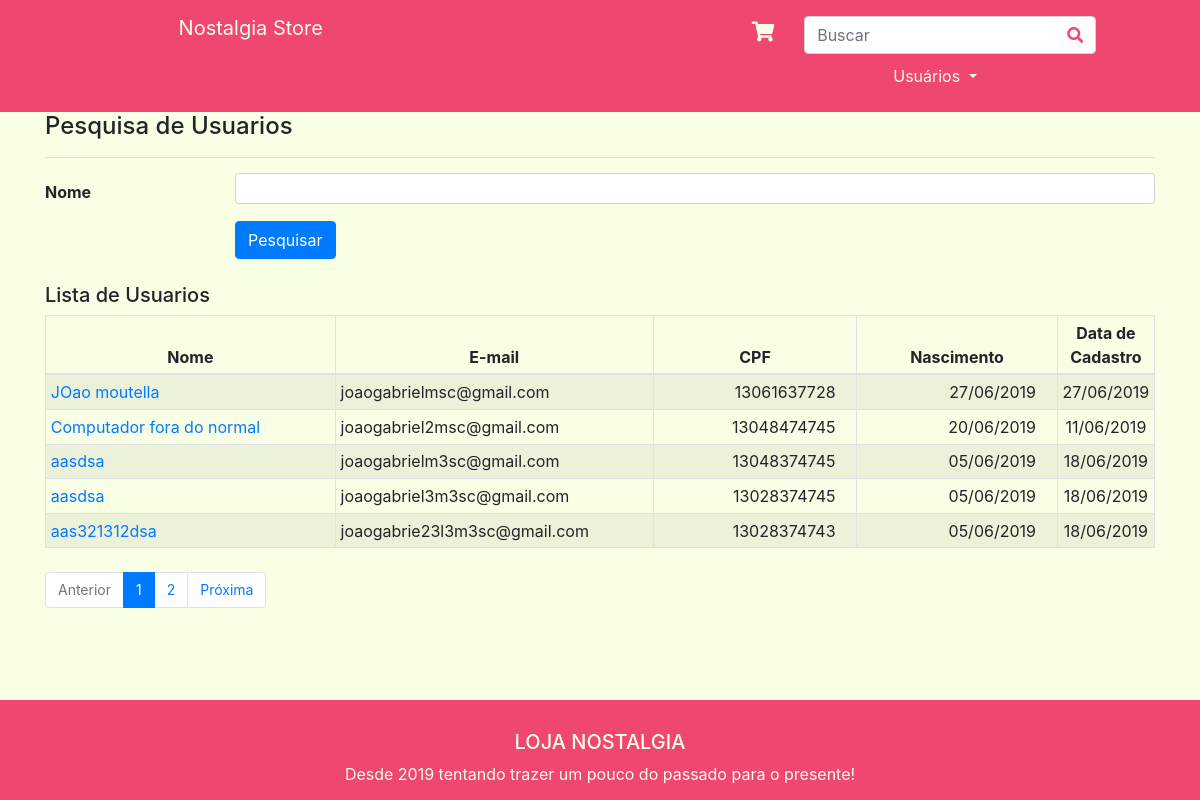
The app's page /exibe_usuarios/ (signed in) with its own data.
### produto/models.py (models this page shows, shortened)
class Usuario(models.Model):
    nome = models.CharField(max_length=200, db_index=True)
    email = models.CharField(max_length=200, unique=True)
    nascimento = models.DateField(null=True)
    data_cadastro = models.DateField(null=True)
    cpf = models.CharField(max_length=11, unique=True)
    slug = models.SlugField(max_length=200)
    class Meta:
        db_table= 'usuario'

### produto/views.py (the view)
# urls.py: path('exibe_usuarios/', views.exibe_usuarios, name='exibe_usuarios'),
def exibe_usuarios(request):
    form = PesquisaUsuarioForm(request.GET)
    if form.is_valid():
        buscaPor = form.cleaned_data['buscaPor']
        lista_de_usuarios = Usuario.objects.filter(nome__contains=buscaPor)
        paginator = Paginator(lista_de_usuarios,5)
        pagina = request.GET.get('pagina')
        usuarios = paginator.get_page(pagina)
    else:
        raise ValueError('Ocorreu um erro inesperado ao pesquisar usuarios.')
    return render(request, 'produto/pesquisa_usuario.html', {'form': form,
                                                             'usuarios': usuarios})

### produto/forms.py
class PesquisaUsuarioForm(forms.Form):
    class Meta:
        fields = ('buscaPor')
    buscaPor = forms.CharField(
        widget=forms.TextInput(attrs={'class': 'form-control form-control-sm', 'maxlength': '120'}),
        required=False)

### produto/templates/produto/pesquisa_usuario.html (shortened to what this page needs)
{% extends "base.html" %}
{% load static %}
{% block conteudo %}
    <div style="margin-bottom: 15px;">
        <h4 style="margin-bottom: 10px;">Pesquisa de Usuarios</h4>
        <hr style="margin-bottom: 0px;">
    </div>
    <form class="mb-4" action ="{% url 'produto:exibe_usuarios' %}" method ="GET" novalidate>
        <div class="form-group row" style="margin-bottom: 10px;">
            <label for="id_buscaPor"
                   class="col-lg-2 col-form-label font-weight-bold">Nome</label>
            <div class="col-lg-10">
                {{ form.buscaPor }}
            </div>
        </div>
        <div class="row">
            <div class="col-lg-10 offset-lg-2">
                <button type="submit" class="btn btn-primary">
                    Pesquisar
                </button>
            </div>
        </div>
    </form>
    {% if usuarios %}
        <h5>Lista de Usuarios</h5>
        <div class="table-responsive mb-4">
            <table style="width:100%"
                   class="table table-striped table-sm table-bordered mb-0">
                <thead>
                   <tr>
                      <th class="texto text-center">Nome</th>
                      <th class="texto text-center">E-mail</th>
                      <th class="texto text-center">CPF</th>
                      <th class="texto text-center">Nascimento</th>
                      <th class="texto text-center">Data de Cadastro</th>
                   </tr>
                </thead>
                <tbody>
                   {% for usuario in usuarios %}
                      <tr>
                         <td width="30%" class="text-left">
                            <a href="{% url 'produto:exibe_usuario' usuario.id %}">
                                 <span class="texto">{{ usuario.nome }}</span>
                            </a>
                         </td>
                         <td width="30%" class="text-left">
                             <span class="texto">
                                    {{ usuario.email }}
                             </span>
                         </td>
                         <td width="20%" class="text-right">
                             <span class="texto mr-3">{{ usuario.cpf}}</span>
                         </td>
                         <td width="20%" class="text-right">
                             <span class="texto mr-3">{{ usuario.nascimento | date:'d/m/Y' }}</span>
                         </td>
                         <td width="20%" class="text-center">
                             <span class="texto">{{ usuario.data_cadastro | date:'d/m/Y' }}</span>
                         </td>
                      </tr>
                   {% endfor %}
                </tbody>
            </table>
        </div>
        <div class="row" style="font-size: 14px;">
            <div class="col-12">
                {% if usuarios.has_other_pages %}
                    <ul class="pagination">
                        {% if usuarios.has_previous %}
                            <li class="page-item">
                                <a class="page-link" href="?pagina={{ usuarios.previous_page_number }}&buscaPor={{ buscaPor }}">
                                    Anterior
                                </a>
                            </li>
                        {% else %}
                            <li class="page-item disabled">
                                <a class="page-link" href="#" tabindex="-1">
                                    Anterior
                                </a></li>
                        {% endif %}
                        {% for i in usuarios.paginator.page_range %}
                            {% if usuarios.number == i %}
                                <li class="page-item active"><a class="page-link" tabindex="-1" href="#">{{ i }} </a></li>
                            {% else %}
                                <li class="page-item"><a class="page-link" href="?pagina={{ i }}&buscaPor={{ buscaPor }}">{{ i }}</a></li>
                            {% endif %}
                        {% endfor %}
                        {% if usuarios.has_next %}
                            <li class="page-item"><a class="page-link" href="?pagina={{ usuarios.next_page_number }}&buscaPor={{ buscaPor }}">Próxima</a></li>
                        {% else %}
                            <li class="page-item disabled"><a class="page-link" href="#" tabindex="-1">Próxima</a></li>
                        {% endif %}
                    </ul>
                {% endif %}
            </div>
        </div>
    {% endif %}
{% endblock %}

### records on screen
Usuario: nome "JOao moutella", email "joaogabrielmsc@gmail.com", cpf "13061637728", nascimento "27/06/2019", data_cadastro "27/06/2019"
Usuario: nome "Computador fora do normal", email "joaogabriel2msc@gmail.com", cpf "13048474745", nascimento "20/06/2019", data_cadastro "11/06/2019"
Usuario: nome "aasdsa", email "joaogabrielm3sc@gmail.com", cpf "13048374745", nascimento "05/06/2019", data_cadastro "18/06/2019"
Usuario: nome "aasdsa", email "joaogabriel3m3sc@gmail.com", cpf "13028374745", nascimento "05/06/2019", data_cadastro "18/06/2019"
Usuario: nome "aas321312dsa", email "joaogabrie23l3m3sc@gmail.com", cpf "13028374743", nascimento "05/06/2019", data_cadastro "18/06/2019"

### other values on screen
{{ i }} "1"
{{ i }} "2"
